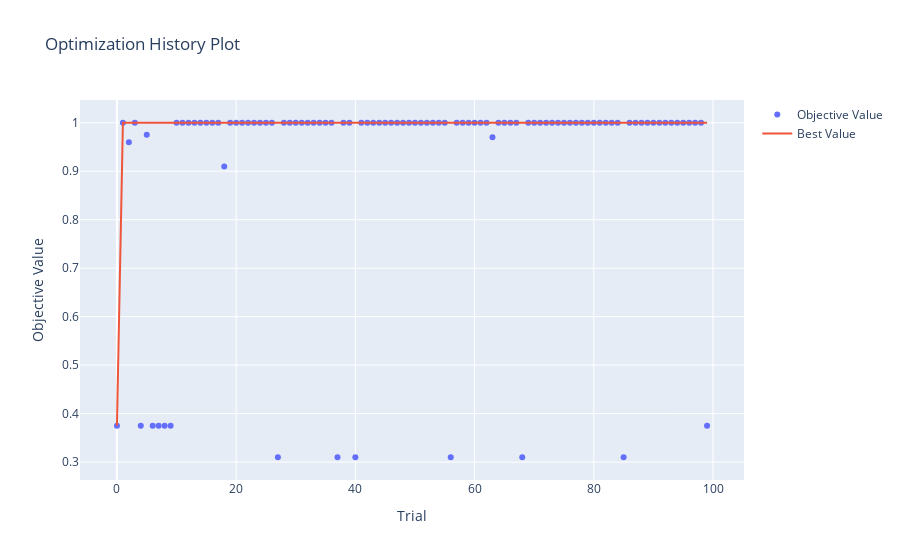

The cell this chart's notebook holds for it:
### Markdown cell above
Mejores Parametros

### Code cell
print(studySVM.best_params)
optuna.visualization.plot_optimization_history(studySVM)

### Figure 1 — Plotly figure (JSON) as saved in the notebook; plotly's stock layout.template omitted (floating-point values rounded to 4 significant figures)
{"data": [{"mode": "markers", "name": "Objective Value", "type": "scatter", "x": [0, 1, 2, 3, 4, 5, 6, 7, 8, 9, 10, 11, 12, 13, 14, 15, 16, 17, 18, 19, 20, 21, 22, 23, 24, 25, 26, 27, 28, 29, 30, 31, 32, 33, 34, 35, 36, 37, 38, 39, 40, 41, 42, 43, 44, 45, 46, 47, 48, 49, 50, 51, 52, 53, 54, 55, 56, 57, 58, 59, 60, 61, 62, 63, 64, 65, 66, 67, 68, 69, 70, 71, 72, 73, 74, 75, 76, 77, 78, 79, 80, 81, 82, 83, 84, 85, 86, 87, 88, 89, 90, 91, 92, 93, 94, 95, 96, 97, 98, 99], "y": [0.375, 1, 0.96, 1, 0.375, 0.975, 0.375, 0.375, 0.375, 0.375, 1, 1, 1, 1, 1, 1, 1, 1, 0.91, 1, 1, 1, 1, 1, 1, 1, 1, 0.31, 1, 1, 1, 1, 1, 1, 1, 1, 1, 0.31, 1, 1, 0.31, 1, 1, 1, 1, 1, 1, 1, 1, 1, 1, 1, 1, 1, 1, 1, 0.31, 1, 1, 1, 1, 1, 1, 0.97, 1, 1, 1, 1, 0.31, 1, 1, 1, 1, 1, 1, 1, 1, 1, 1, 1, 1, 1, 1, 1, 1, 0.31, 1, 1, 1, 1, 1, 1, 1, 1, 1, 1, 1, 1, 1, 0.375]}, {"mode": "lines", "name": "Best Value", "type": "scatter", "x": [0, 1, 2, 3, 4, 5, 6, 7, 8, 9, 10, 11, 12, 13, 14, 15, 16, 17, 18, 19, 20, 21, 22, 23, 24, 25, 26, 27, 28, 29, 30, 31, 32, 33, 34, 35, 36, 37, 38, 39, 40, 41, 42, 43, 44, 45, 46, 47, 48, 49, 50, 51, 52, 53, 54, 55, 56, 57, 58, 59, 60, 61, 62, 63, 64, 65, 66, 67, 68, 69, 70, 71, 72, 73, 74, 75, 76, 77, 78, 79, 80, 81, 82, 83, 84, 85, 86, 87, 88, 89, 90, 91, 92, 93, 94, 95, 96, 97, 98, 99], "y": [0.375, 1, 1, 1, 1, 1, 1, 1, 1, 1, 1, 1, 1, 1, 1, 1, 1, 1, 1, 1, 1, 1, 1, 1, 1, 1, 1, 1, 1, 1, 1, 1, 1, 1, 1, 1, 1, 1, 1, 1, 1, 1, 1, 1, 1, 1, 1, 1, 1, 1, 1, 1, 1, 1, 1, 1, 1, 1, 1, 1, 1, 1, 1, 1, 1, 1, 1, 1, 1, 1, 1, 1, 1, 1, 1, 1, 1, 1, 1, 1, 1, 1, 1, 1, 1, 1, 1, 1, 1, 1, 1, 1, 1, 1, 1, 1, 1, 1, 1, 1]}, {"marker": {"color": "#cccccc"}, "mode": "markers", "name": "Infeasible Trial", "showlegend": false, "type": "scatter", "x": [], "y": []}], "layout": {"title": {"text": "Optimization History Plot"}, "xaxis": {"title": {"text": "Trial"}}, "yaxis": {"title": {"text": "Objective Value"}}}}
